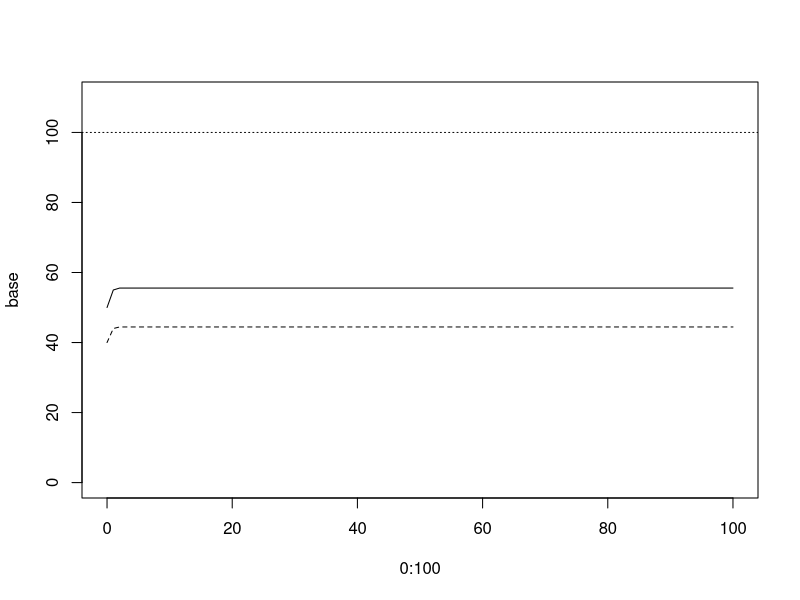
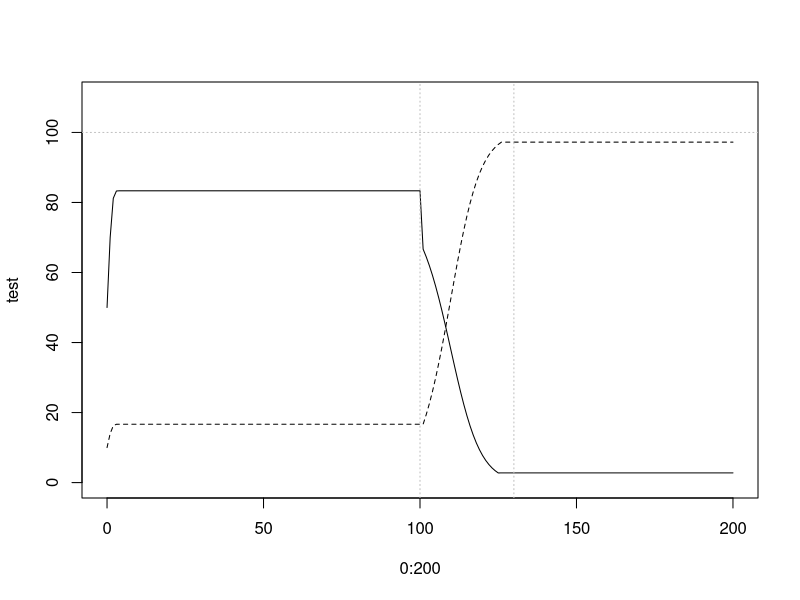

Reproduce these figures in R, in order.
#trying out a new way of coding up the multispp model 
#simplifying by using a lotka volterra model to start with
#modified version of the model on pg 245-246 in A Primer of Ecology with R book

rm(list=ls())
msm=function(years=100,
              alpha=matrix(c(0.01, 0.02, 0.02, 0.01), ncol = 2, byrow = T),
              rd=c(1,1), 
              q=.1, 
              e1=rep(0,times=years),
              e2=rep(0,times=years),
              start=c(50,25)){
  #storing output
  n1=numeric(years)
  n2=numeric(years)
  n1[1]=start[1]
  n2[1]=start[2]
  for(i in 1:years){
    n1[i+1]=n1[i]+rd[1]*n1[i]*(1-alpha[1,1]*n1[i]-alpha[1,2]*n2[i])-q*e1[i]*n1[i]
    n2[i+1]=n2[i]+rd[2]*n2[i]*(1-alpha[2,1]*n1[i]-alpha[2,2]*n2[i])-q*e2[i]*n2[i]
  }
  return(cbind(n1,n2))
}

#matrix of alphas to be used in the model 
alphs=matrix(c(0.01, 0.01, 0.01, 0.01), ncol = 2, byrow = T)
#basic run of the model without harvesting - here dominant species is controlled by priority effect
base=msm(start=c(50,40), alpha = alphs)
matplot(0:100, base, type = "l", col=1, ylim = c(0, 110))
abline(h=1/0.01, lty=3) #carrying capacity

#exploring the effects of harvesting on flipping the system. I modify harvest by increasing or decreasing effort for each species
test=msm(years=200, start = c(50, 10),
          alpha = alphs,
          e1=c(rep(0,100), rep(2, 25), rep(0,75)),
          e2=c(rep(0,200)))

matplot(0:200,test, type = "l", col = 1, ylim = c(0,110))
abline(h=1/0.01, lty=3, col="grey") # carrying capacity
abline(v=100, lty=3, col="grey") # start of harvesting
abline(v=130, lty=3, col="grey") # end of harvesting

